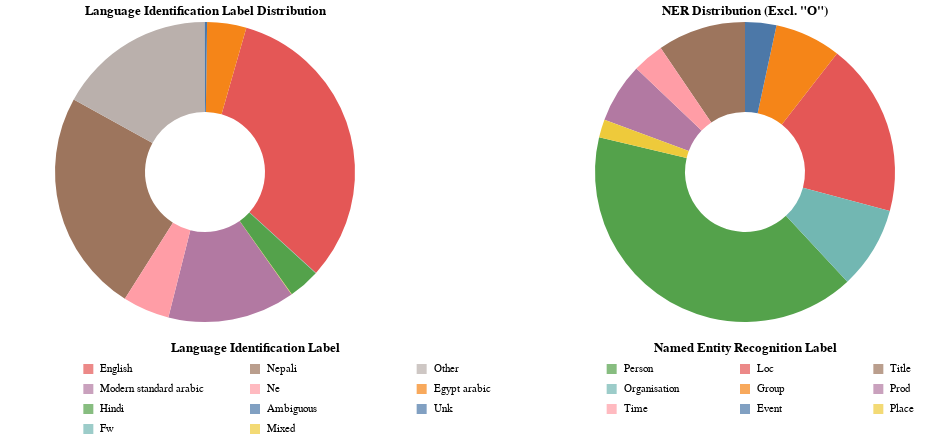

Source (notebook cell):
### Code cell
ner_counts = NER_df['labels'].value_counts().reset_index()
ner_counts.columns = ['labels', 'count']
filtered = ner_counts[ner_counts['labels'] != 'O']

NER_donut = alt.Chart(filtered).mark_arc(innerRadius=60).encode(
    theta='count:Q',
    color=alt.Color('labels:N', legend=None),
    tooltip=[
        alt.Tooltip('labels:N', title='NER Label'),
        alt.Tooltip('count:Q', title='Token Count')
    ]
).properties(
    width=400,
    height=300,
    title='NER Label Distribution (Excl. "O")'
)

NER_legend = alt.Chart(filtered).mark_square(size=100).encode(
    x=alt.X('column:O', axis=None),
    y=alt.Y('row:O', axis=None),
    color=alt.Color('labels:N', legend=None)
).transform_calculate(
    column="datum.index % 3",
    row="~~(datum.index / 3)"
).transform_window(
    index='rank()'
) + alt.Chart(filtered).mark_text(align='left', dx=12).encode(
    x=alt.X('column:O', axis=None),
    y=alt.Y('row:O', axis=None),
    text='labels:N'
).transform_calculate(
    column="datum.index % 3",
    row="~~(datum.index / 3)"
).transform_window(
    index='rank()'
)

NER_full = alt.vconcat(NER_donut, NER_legend).resolve_scale(color='independent')

# Side-by-side chart
final_chart = alt.hner_counts = NER_df['labels'].value_counts().reset_index()
ner_counts.columns = ['labels', 'count']
filtered = ner_counts[ner_counts['labels'] != 'O'].copy()

filtered['ner_index'] = range(len(filtered))
filtered['column'] = filtered['ner_index'] % 3
filtered['row'] = filtered['ner_index'] // 3

NER_donut = alt.Chart(filtered).mark_arc(innerRadius=60).encode(
    theta='count:Q',
    color=alt.Color('labels:N', legend=None),
    tooltip=[
        alt.Tooltip('labels:N', title='NER Label'),
        alt.Tooltip('count:Q', title='Token Count')
    ]
).properties(width=400, height=300, title='NER Distribution (Excl. "O")')

NER_legend = (
    alt.Chart(filtered).mark_square(size=100).encode(
        x=alt.X('column:O', axis=None),
        y=alt.Y('row:O', axis=None),
        color=alt.Color('labels:N', legend=None)
    ) +
    alt.Chart(filtered).mark_text(align='left', dx=12).encode(
        x=alt.X('column:O', axis=None),
        y=alt.Y('row:O', axis=None),
        text='labels:N'
    )
).properties(title="Named Entity Recognition Label", width=400)

NER_full = alt.vconcat(NER_donut, NER_legend).resolve_scale(color='independent')

# ==== Side-by-side display ====
final_chart = alt.hconcat(LID_full, NER_full, spacing=40).resolve_scale(color='independent')
final_chart = final_chart.configure_view(stroke=None)
final_chart

### Figure 1 — Vega-Lite specification as saved in the notebook (floating-point values rounded to 4 significant figures)
{"config": {"view": {"continuousWidth": 300, "continuousHeight": 300, "stroke": null}}, "hconcat": [{"vconcat": [{"mark": {"type": "arc", "innerRadius": 60}, "encoding": {"color": {"field": "labels", "legend": null, "type": "nominal"}, "theta": {"field": "count", "type": "quantitative"}, "tooltip": [{"field": "labels", "title": "Label", "type": "nominal"}, {"field": "count", "title": "Count", "type": "quantitative"}, {"field": "percent", "title": "Percentage", "type": "quantitative"}]}, "height": 300, "title": "Language Identification Label Distribution", "width": 400}, {"layer": [{"mark": {"type": "square", "size": 100}, "encoding": {"color": {"field": "labels", "legend": null, "type": "nominal"}, "x": {"axis": null, "field": "column", "type": "ordinal"}, "y": {"axis": null, "field": "row", "type": "ordinal"}}}, {"mark": {"type": "text", "align": "left", "dx": 12}, "encoding": {"text": {"field": "labels", "type": "nominal"}, "x": {"axis": null, "field": "column", "type": "ordinal"}, "y": {"axis": null, "field": "row", "type": "ordinal"}}}], "title": "Language Identification Label", "width": 500}], "data": {"name": "data-aaf5feee1efe1e2f041f3deca44e0cf1"}, "resolve": {"scale": {"color": "independent"}}}, {"vconcat": [{"mark": {"type": "arc", "innerRadius": 60}, "encoding": {"color": {"field": "labels", "legend": null, "type": "nominal"}, "theta": {"field": "count", "type": "quantitative"}, "tooltip": [{"field": "labels", "title": "NER Label", "type": "nominal"}, {"field": "count", "title": "Token Count", "type": "quantitative"}]}, "height": 300, "title": "NER Distribution (Excl. \"O\")", "width": 400}, {"layer": [{"mark": {"type": "square", "size": 100}, "encoding": {"color": {"field": "labels", "legend": null, "type": "nominal"}, "x": {"axis": null, "field": "column", "type": "ordinal"}, "y": {"axis": null, "field": "row", "type": "ordinal"}}}, {"mark": {"type": "text", "align": "left", "dx": 12}, "encoding": {"text": {"field": "labels", "type": "nominal"}, "x": {"axis": null, "field": "column", "type": "ordinal"}, "y": {"axis": null, "field": "row", "type": "ordinal"}}}], "title": "Named Entity Recognition Label", "width": 400}], "data": {"name": "data-fb372693c09094ddfe3e238eea008bed"}, "resolve": {"scale": {"color": "independent"}}}], "resolve": {"scale": {"color": "independent"}}, "spacing": 40, "$schema": "https://vega.github.io/schema/vega-lite/v5.20.1.json", "datasets": {"data-aaf5feee1efe1e2f041f3deca44e0cf1": [{"labels": "English", "count": 31358, "percent": 32.3, "lid_index": 0, "column": 0, "row": 0}, {"labels": "Nepali", "count": 23372, "percent": 24.1, "lid_index": 1, "column": 1, "row": 0}, {"labels": "Other", "count": 16431, "percent": 16.9, "lid_index": 2, "column": 2, "row": 0}, {"labels": "Modern standard arabic", "count": 13317, "percent": 13.7, "lid_index": 3, "column": 0, "row": 1}, {"labels": "Ne", "count": 4892, "percent": 5.0, "lid_index": 4, "column": 1, "row": 1}, {"labels": "Egypt arabic", "count": 4100, "percent": 4.2, "lid_index": 5, "column": 2, "row": 1}, {"labels": "Hindi", "count": 3306, "percent": 3.4, "lid_index": 6, "column": 0, "row": 2}, {"labels": "Ambiguous", "count": 217, "percent": 0.2, "lid_index": 7, "column": 1, "row": 2}, {"labels": "Unk", "count": 34, "percent": 0.0, "lid_index": 8, "column": 2, "row": 2}, {"labels": "Fw", "count": 31, "percent": 0.0, "lid_index": 9, "column": 0, "row": 3}, {"labels": "Mixed", "count": 30, "percent": 0.0, "lid_index": 10, "column": 1, "row": 3}], "data-fb372693c09094ddfe3e238eea008bed": [{"labels": "Person", "count": 2702, "ner_index": 0, "column": 0, "row": 0}, {"labels": "Loc", "count": 1241, "ner_index": 1, "column": 1, "row": 0}, {"labels": "Title", "count": 631, "ner_index": 2, "column": 2, "row": 0}, {"labels": "Organisation", "count": 588, "ner_index": 3, "column": 0, "row": 1}, {"labels": "Group", "count": 474, "ner_index": 4, "column": 1, "row": 1}, {"labels": "Prod", "count": 428, "ner_index": 5, "column": 2, "row": 1}, {"labels": "Time", "count": 225, "ner_index": 6, "column": 0, "row": 2}, {"labels": "Event", "count": 224, "ner_index": 7, "column": 1, "row": 2}, {"labels": "Place", "count": 129, "ner_index": 8, "column": 2, "row": 2}]}}
